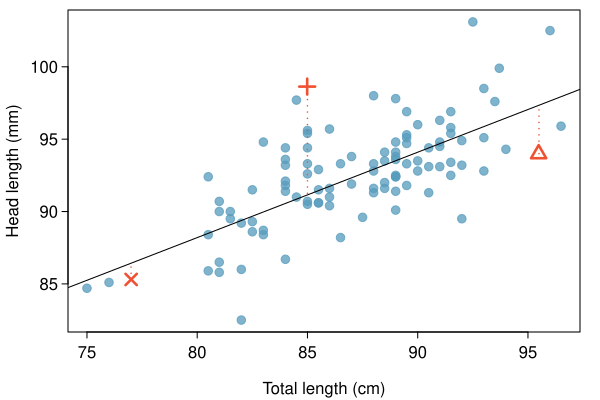

The script that drew this image:
require(openintro)
data(COL)
data(possum)
set.seed(1)

myPDF('scattHeadLTotalLLine.pdf', 6, 4, mar=c(3.4,3.4,0.5,1), mgp=c(2.3,0.5,0), las=1) #, mfrow=1:2)

these <- c(48, 42, 3)

plot(possum$totalL[-these], possum$headL[-these], pch=20, col=COL[1,2], cex=1.7, xlab='Total length (cm)', ylab='Head length (mm)')

points(possum$totalL[these] + rnorm(3,0,0.02),
       possum$headL[these] + rnorm(3,0,0.02),
       pch=c(3,4,2), col=COL[4], cex=1.5, lwd=2.5)

abline(41, 0.59, col=COL[5])

for(i in 1:3){
	lines(rep(possum$totalL[these[i]], 2),
		c(possum$headL[these[i]], 41+0.59*possum$totalL[these[i]]),
		lty=3, lwd=1.5, col=COL[4])
}

dev.off()
